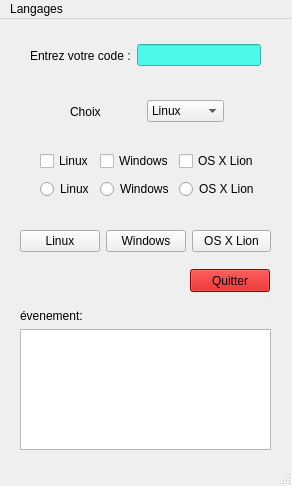
<?xml version="1.0" encoding="UTF-8"?>
<ui version="4.0">
 <class>IHM_LANGAGE</class>
 <widget class="QMainWindow" name="IHM_LANGAGE">
  <property name="geometry">
   <rect>
    <x>0</x>
    <y>0</y>
    <width>292</width>
    <height>486</height>
   </rect>
  </property>
  <property name="windowTitle">
   <string>IHM_LANGAGE</string>
  </property>
  <widget class="QWidget" name="centralwidget">
   <widget class="QPushButton" name="pushButtonQuitter">
    <property name="geometry">
     <rect>
      <x>190</x>
      <y>250</y>
      <width>80</width>
      <height>23</height>
     </rect>
    </property>
    <property name="autoFillBackground">
     <bool>false</bool>
    </property>
    <property name="styleSheet">
     <string notr="true">background-color : rgb(204, 0, 0);</string>
    </property>
    <property name="text">
     <string>Quitter</string>
    </property>
   </widget>
   <widget class="QWidget" name="layoutWidget">
    <property name="geometry">
     <rect>
      <x>30</x>
      <y>20</y>
      <width>231</width>
      <height>33</height>
     </rect>
    </property>
    <layout class="QHBoxLayout" name="horizontalLayout_9">
     <item>
      <widget class="QLabel" name="labelEntrezCode_3">
       <property name="text">
        <string>Entrez votre code :</string>
       </property>
      </widget>
     </item>
     <item>
      <widget class="QLineEdit" name="lineEditEntrezCode_3">
       <property name="styleSheet">
        <string notr="true">background-color : rgb(79, 249, 233)</string>
       </property>
      </widget>
     </item>
    </layout>
   </widget>
   <widget class="QWidget" name="layoutWidget_2">
    <property name="geometry">
     <rect>
      <x>70</x>
      <y>80</y>
      <width>154</width>
      <height>25</height>
     </rect>
    </property>
    <layout class="QHBoxLayout" name="horizontalLayout_10">
     <item>
      <widget class="QLabel" name="labelChoix_3">
       <property name="text">
        <string>Choix</string>
       </property>
      </widget>
     </item>
     <item>
      <spacer name="horizontalSpacer_3">
       <property name="orientation">
        <enum>Qt::Horizontal</enum>
       </property>
       <property name="sizeType">
        <enum>QSizePolicy::Fixed</enum>
       </property>
       <property name="sizeHint" stdset="0">
        <size>
         <width>40</width>
         <height>20</height>
        </size>
       </property>
      </spacer>
     </item>
     <item>
      <widget class="QComboBox" name="comboBoxChoix_3">
       <item>
        <property name="text">
         <string>Linux</string>
        </property>
       </item>
       <item>
        <property name="text">
         <string>Windows</string>
        </property>
       </item>
       <item>
        <property name="text">
         <string>Mac</string>
        </property>
       </item>
      </widget>
     </item>
    </layout>
   </widget>
   <widget class="QWidget" name="layoutWidget_3">
    <property name="geometry">
     <rect>
      <x>40</x>
      <y>130</y>
      <width>213</width>
      <height>52</height>
     </rect>
    </property>
    <layout class="QHBoxLayout" name="horizontalLayout_11">
     <item>
      <layout class="QVBoxLayout" name="verticalLayout_9">
       <item>
        <widget class="QCheckBox" name="checkBoxLinux_3">
         <property name="text">
          <string>Linux</string>
         </property>
        </widget>
       </item>
       <item>
        <widget class="QRadioButton" name="radioButtonLinux_">
         <property name="text">
          <string>Linux</string>
         </property>
        </widget>
       </item>
      </layout>
     </item>
     <item>
      <layout class="QVBoxLayout" name="verticalLayout_10">
       <item>
        <widget class="QCheckBox" name="checkBoxWindows_3">
         <property name="text">
          <string>Windows</string>
         </property>
        </widget>
       </item>
       <item>
        <widget class="QRadioButton" name="radioButtonWindows_3">
         <property name="text">
          <string>Windows</string>
         </property>
        </widget>
       </item>
      </layout>
     </item>
     <item>
      <layout class="QVBoxLayout" name="verticalLayout_11">
       <item>
        <widget class="QCheckBox" name="checkBoxLion_3">
         <property name="text">
          <string>OS X Lion</string>
         </property>
        </widget>
       </item>
       <item>
        <widget class="QRadioButton" name="radioButtonLion_3">
         <property name="text">
          <string>OS X Lion</string>
         </property>
        </widget>
       </item>
      </layout>
     </item>
    </layout>
   </widget>
   <widget class="QWidget" name="layoutWidget_4">
    <property name="geometry">
     <rect>
      <x>20</x>
      <y>210</y>
      <width>251</width>
      <height>25</height>
     </rect>
    </property>
    <layout class="QHBoxLayout" name="horizontalLayout_12">
     <item>
      <widget class="QPushButton" name="pushButtonLinux_3">
       <property name="text">
        <string>Linux</string>
       </property>
      </widget>
     </item>
     <item>
      <widget class="QPushButton" name="pushButtonWindows_3">
       <property name="text">
        <string>Windows</string>
       </property>
      </widget>
     </item>
     <item>
      <widget class="QPushButton" name="pushButtonLion_3">
       <property name="text">
        <string>OS X Lion</string>
       </property>
      </widget>
     </item>
    </layout>
   </widget>
   <widget class="QWidget" name="">
    <property name="geometry">
     <rect>
      <x>20</x>
      <y>290</y>
      <width>251</width>
      <height>141</height>
     </rect>
    </property>
    <layout class="QVBoxLayout" name="verticalLayout_12">
     <item>
      <widget class="QLabel" name="labelEvenement">
       <property name="text">
        <string>évenement:</string>
       </property>
      </widget>
     </item>
     <item>
      <widget class="QTextEdit" name="textEditEvenement">
       <property name="styleSheet">
        <string notr="true">background-color: qconicalgradient(cx:0.5, cy:0.5, angle:0, stop:0 rgba(35, 40, 3, 255), stop:0.16 rgba(136, 106, 22, 255), stop:0.225 rgba(166, 140, 41, 255), stop:0.285 rgba(204, 181, 74, 255), stop:0.345 rgba(235, 219, 102, 255), stop:0.415 rgba(245, 236, 112, 255), stop:0.52 rgba(209, 190, 76, 255), stop:0.57 rgba(187, 156, 51, 255), stop:0.635 rgba(168, 142, 42, 255), stop:0.695 rgba(202, 174, 68, 255), stop:0.75 rgba(218, 202, 86, 255), stop:0.815 rgba(208, 187, 73, 255), stop:0.88 rgba(187, 156, 51, 255), stop:0.935 rgba(137, 108, 26, 255), stop:1 rgba(35, 40, 3, 255));</string>
       </property>
      </widget>
     </item>
    </layout>
   </widget>
  </widget>
  <widget class="QMenuBar" name="menubar">
   <property name="geometry">
    <rect>
     <x>0</x>
     <y>0</y>
     <width>292</width>
     <height>20</height>
    </rect>
   </property>
   <widget class="QMenu" name="menuLangages">
    <property name="title">
     <string>Langages</string>
    </property>
    <widget class="QMenu" name="menuWeb">
     <property name="title">
      <string>Web</string>
     </property>
     <addaction name="separator"/>
     <addaction name="actionPHP"/>
     <addaction name="actionJavaScript"/>
    </widget>
    <addaction name="actionC_2"/>
    <addaction name="separator"/>
    <addaction name="actionJava"/>
    <addaction name="actionC_3"/>
    <addaction name="separator"/>
    <addaction name="menuWeb"/>
   </widget>
   <addaction name="menuLangages"/>
  </widget>
  <widget class="QStatusBar" name="statusbar"/>
  <action name="actionC_2">
   <property name="text">
    <string>C</string>
   </property>
  </action>
  <action name="actionJava">
   <property name="text">
    <string>Java</string>
   </property>
  </action>
  <action name="actionC_3">
   <property name="text">
    <string>C++</string>
   </property>
  </action>
  <action name="actionPHP">
   <property name="text">
    <string>PHP</string>
   </property>
  </action>
  <action name="actionJavaScript">
   <property name="text">
    <string>JavaScript</string>
   </property>
  </action>
 </widget>
 <resources/>
 <connections>
  <connection>
   <sender>pushButtonQuitter</sender>
   <signal>clicked()</signal>
   <receiver>IHM_LANGAGE</receiver>
   <slot>close()</slot>
   <hints>
    <hint type="sourcelabel">
     <x>214</x>
     <y>289</y>
    </hint>
    <hint type="destinationlabel">
     <x>112</x>
     <y>294</y>
    </hint>
   </hints>
  </connection>
 </connections>
</ui>
